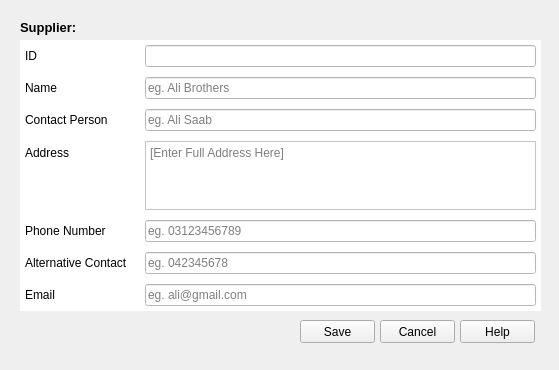
<?xml version="1.0" encoding="UTF-8"?>
<ui version="4.0">
 <class>newSupplier</class>
 <widget class="QMainWindow" name="newSupplier">
  <property name="geometry">
   <rect>
    <x>0</x>
    <y>0</y>
    <width>559</width>
    <height>370</height>
   </rect>
  </property>
  <property name="windowTitle">
   <string>Add New Supplier</string>
  </property>
  <widget class="QWidget" name="centralwidget">
   <widget class="QLabel" name="label">
    <property name="geometry">
     <rect>
      <x>20</x>
      <y>20</y>
      <width>81</width>
      <height>16</height>
     </rect>
    </property>
    <property name="text">
     <string>&lt;!DOCTYPE HTML PUBLIC &quot;-//W3C//DTD HTML 4.0//EN&quot; &quot;http://www.w3.org/TR/REC-html40/strict.dtd&quot;&gt;
&lt;html&gt;&lt;head&gt;&lt;meta name=&quot;qrichtext&quot; content=&quot;1&quot; /&gt;&lt;style type=&quot;text/css&quot;&gt;
p, li { white-space: pre-wrap; }
&lt;/style&gt;&lt;/head&gt;&lt;body style=&quot; font-family:'MS Shell Dlg 2'; font-size:8pt; font-weight:400; font-style:normal;&quot;&gt;
&lt;p style=&quot; margin-top:0px; margin-bottom:0px; margin-left:0px; margin-right:0px; -qt-block-indent:0; text-indent:0px;&quot;&gt;&lt;span style=&quot; font-size:10pt; font-weight:600;&quot;&gt;Supplier:&lt;/span&gt;&lt;/p&gt;&lt;/body&gt;&lt;/html&gt;</string>
    </property>
   </widget>
   <widget class="QFrame" name="frame">
    <property name="geometry">
     <rect>
      <x>20</x>
      <y>40</y>
      <width>521</width>
      <height>271</height>
     </rect>
    </property>
    <property name="styleSheet">
     <string notr="true">background-color: rgb(255, 255, 255);</string>
    </property>
    <property name="frameShape">
     <enum>QFrame::StyledPanel</enum>
    </property>
    <property name="frameShadow">
     <enum>QFrame::Raised</enum>
    </property>
    <widget class="QWidget" name="formLayoutWidget">
     <property name="geometry">
      <rect>
       <x>0</x>
       <y>0</y>
       <width>521</width>
       <height>271</height>
      </rect>
     </property>
     <layout class="QFormLayout" name="formLayout">
      <property name="horizontalSpacing">
       <number>17</number>
      </property>
      <property name="verticalSpacing">
       <number>10</number>
      </property>
      <property name="leftMargin">
       <number>5</number>
      </property>
      <property name="topMargin">
       <number>5</number>
      </property>
      <property name="rightMargin">
       <number>5</number>
      </property>
      <property name="bottomMargin">
       <number>5</number>
      </property>
      <item row="1" column="0">
       <widget class="QLabel" name="label_2">
        <property name="text">
         <string>Name</string>
        </property>
       </widget>
      </item>
      <item row="2" column="0">
       <widget class="QLabel" name="label_4">
        <property name="text">
         <string>Contact Person</string>
        </property>
       </widget>
      </item>
      <item row="3" column="0">
       <widget class="QLabel" name="label_3">
        <property name="text">
         <string>Address</string>
        </property>
       </widget>
      </item>
      <item row="4" column="0">
       <widget class="QLabel" name="label_5">
        <property name="text">
         <string>Phone Number</string>
        </property>
       </widget>
      </item>
      <item row="5" column="0">
       <widget class="QLabel" name="label_6">
        <property name="text">
         <string>Alternative Contact</string>
        </property>
       </widget>
      </item>
      <item row="6" column="0">
       <widget class="QLabel" name="label_7">
        <property name="text">
         <string>Email</string>
        </property>
       </widget>
      </item>
      <item row="2" column="1">
       <widget class="QLineEdit" name="contactPersonInput">
        <property name="placeholderText">
         <string>eg. Ali Saab</string>
        </property>
       </widget>
      </item>
      <item row="1" column="1">
       <widget class="QLineEdit" name="nameInput">
        <property name="placeholderText">
         <string>eg. Ali Brothers</string>
        </property>
       </widget>
      </item>
      <item row="4" column="1">
       <widget class="QLineEdit" name="phoneInput">
        <property name="placeholderText">
         <string>eg. 03123456789</string>
        </property>
       </widget>
      </item>
      <item row="5" column="1">
       <widget class="QLineEdit" name="altPhoneInput">
        <property name="placeholderText">
         <string>eg. 042345678</string>
        </property>
       </widget>
      </item>
      <item row="6" column="1">
       <widget class="QLineEdit" name="emailInput">
        <property name="placeholderText">
         <string>eg. ali@gmail.com</string>
        </property>
       </widget>
      </item>
      <item row="3" column="1">
       <widget class="QTextEdit" name="addressInput">
        <property name="placeholderText">
         <string>[Enter Full Address Here]</string>
        </property>
       </widget>
      </item>
      <item row="0" column="0">
       <widget class="QLabel" name="label_8">
        <property name="text">
         <string>ID</string>
        </property>
       </widget>
      </item>
      <item row="0" column="1">
       <widget class="QLineEdit" name="lineEdit">
        <property name="enabled">
         <bool>false</bool>
        </property>
        <property name="toolTip">
         <string>ID auto Generated</string>
        </property>
        <property name="dragEnabled">
         <bool>false</bool>
        </property>
       </widget>
      </item>
     </layout>
    </widget>
   </widget>
   <widget class="QPushButton" name="saveBtn">
    <property name="geometry">
     <rect>
      <x>300</x>
      <y>320</y>
      <width>75</width>
      <height>23</height>
     </rect>
    </property>
    <property name="text">
     <string>Save</string>
    </property>
   </widget>
   <widget class="QPushButton" name="cancelInput">
    <property name="geometry">
     <rect>
      <x>380</x>
      <y>320</y>
      <width>75</width>
      <height>23</height>
     </rect>
    </property>
    <property name="text">
     <string>Cancel</string>
    </property>
   </widget>
   <widget class="QPushButton" name="helpInput">
    <property name="geometry">
     <rect>
      <x>460</x>
      <y>320</y>
      <width>75</width>
      <height>23</height>
     </rect>
    </property>
    <property name="text">
     <string>Help</string>
    </property>
   </widget>
  </widget>
  <widget class="QMenuBar" name="menubar">
   <property name="geometry">
    <rect>
     <x>0</x>
     <y>0</y>
     <width>559</width>
     <height>21</height>
    </rect>
   </property>
  </widget>
 </widget>
 <resources/>
 <connections/>
</ui>
